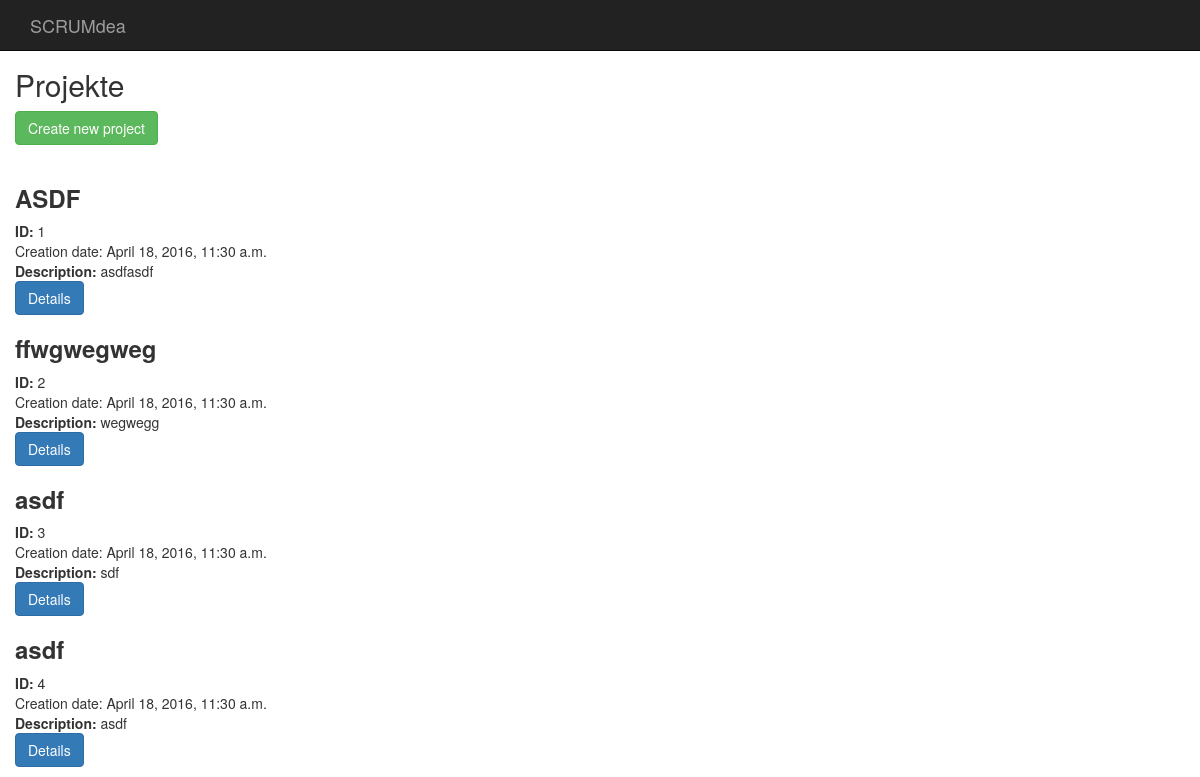
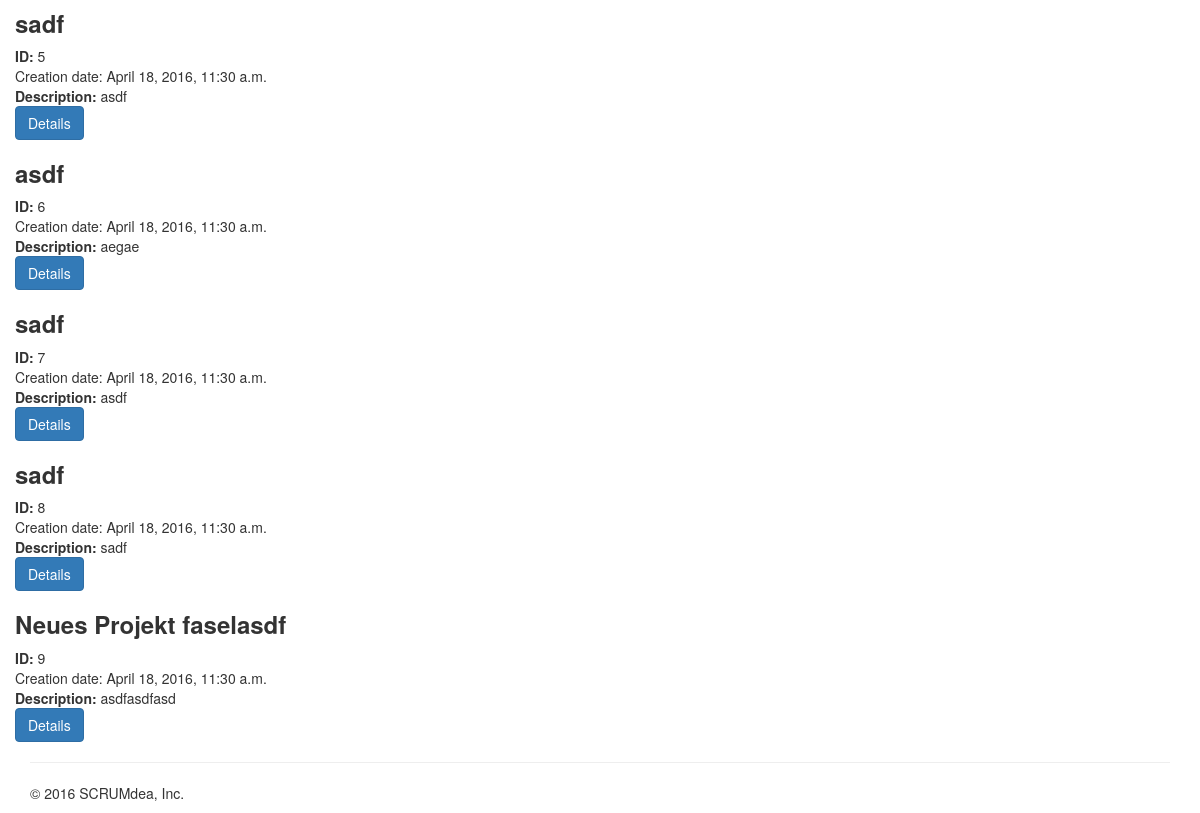
The page /projects/ on the database as committed earlier (2 pictures, top to bottom).
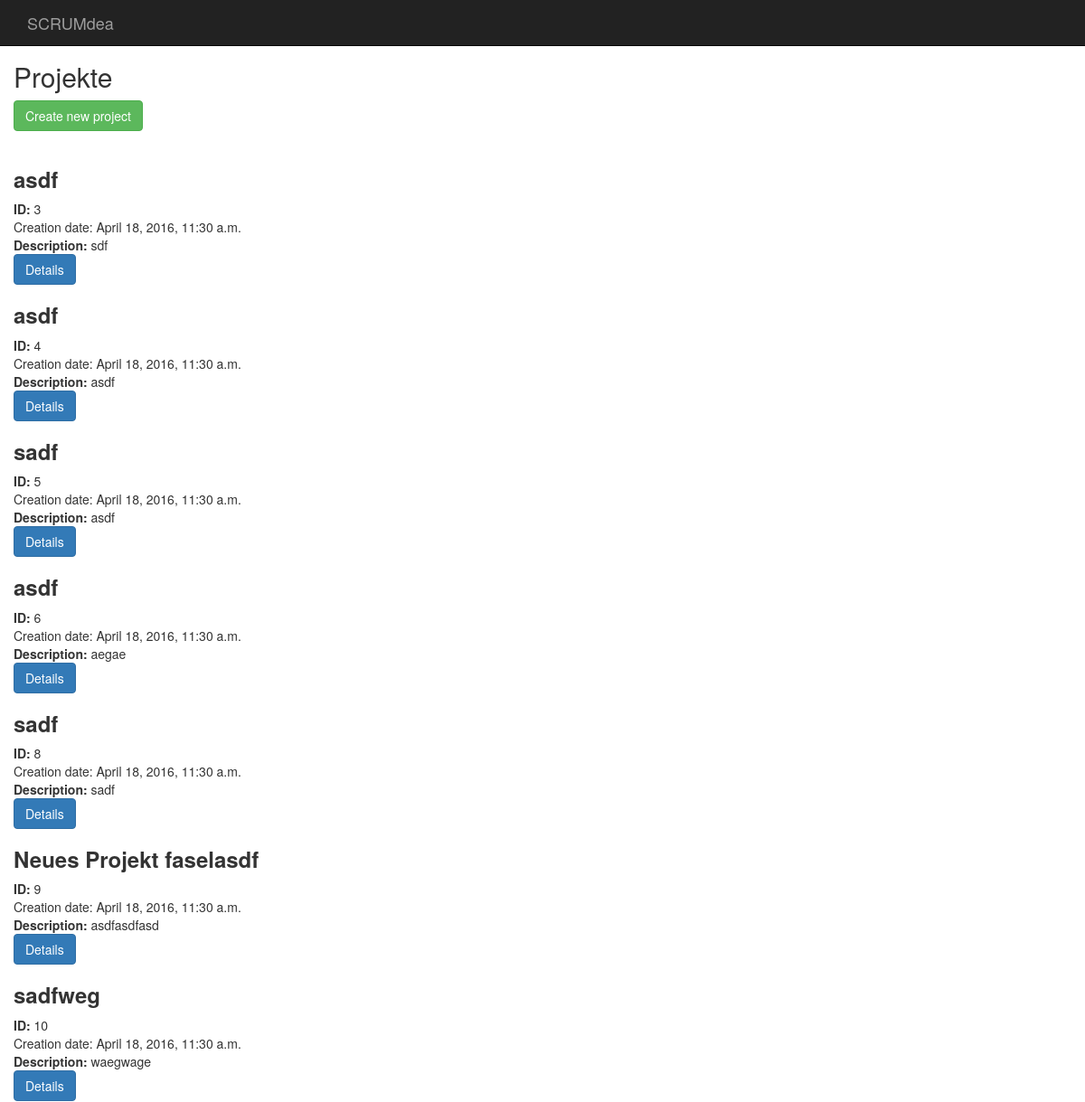
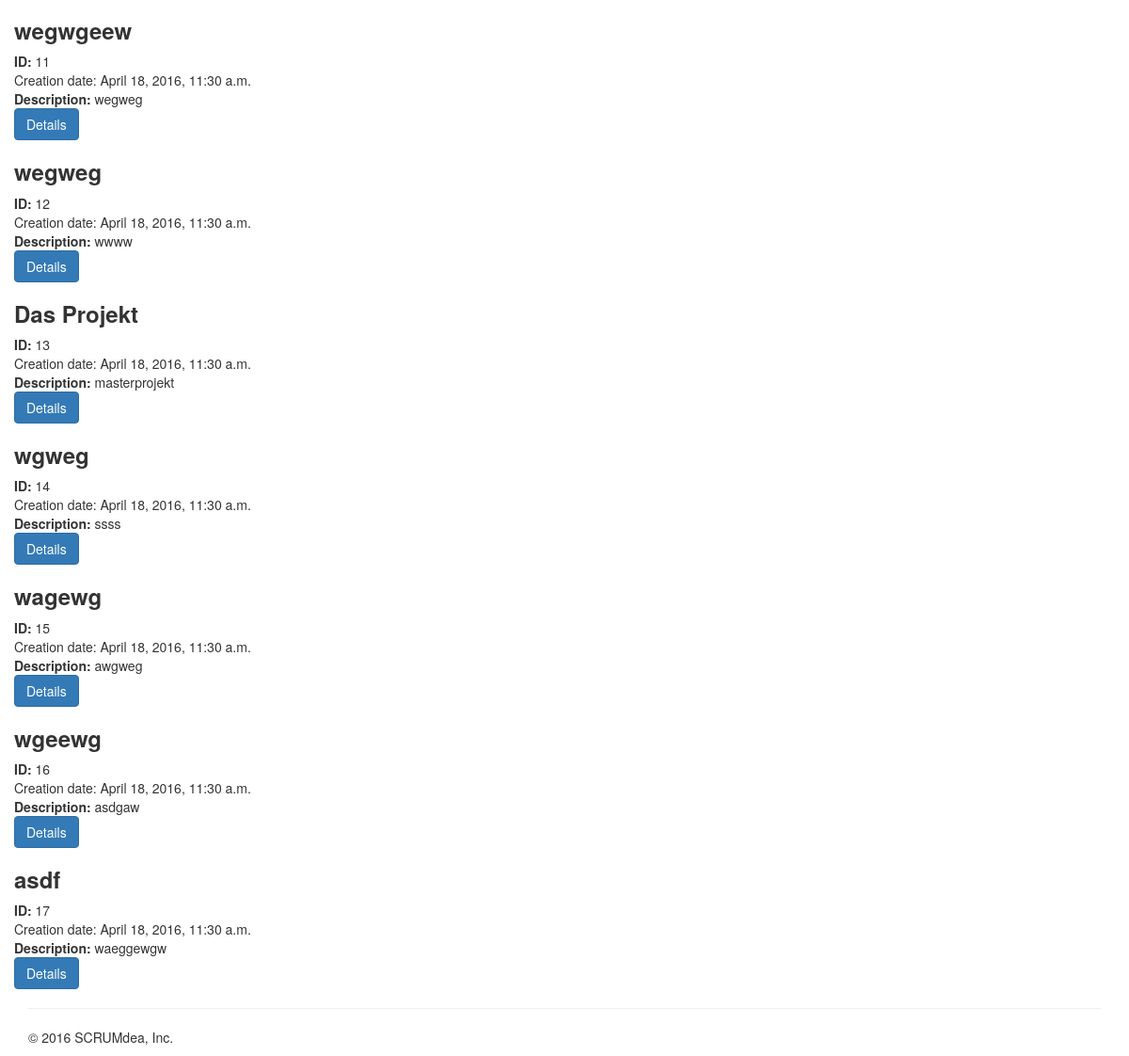
The same page on the database as committed later (2 pictures, top to bottom).
### scrumdea/models.py (models this page shows, shortened)
class Project(models.Model):
    name = models.CharField(max_length=100)
    description = models.TextField()
    creation_date = timezone.now()
    finishing_date = models.DateTimeField(null=True)
    visible = models.BooleanField(default=True)

### scrumdea/views.py (the view)
# urls.py: url(r'^projects/$', views.ProjectNewListView.as_view(), name='project_list_view'),
class ProjectNewListView(ListView):
    model = src_models.Project
    template_name = "scrumdea/project/project-list.html"

### scrumdea/templates/scrumdea/project/project-list.html (shortened to what this page needs)
{% extends "scrumdea/base.html" %}
{% block content %}
    <h2>Projekte</h2>
    <a href="{% url 'project_create_view' %}"> <button type="button" class="btn btn-success">Create new project</button></a>
    <p> <br></p>
    {% for project in object_list %}
        <h3><strong>{{ project.name }} </strong></h3>
        <strong>ID:</strong> {{ project.id }}<br/>
        <stron>Creation date:</stron> {{ project.creation_date }}<br/>
        <strong>Description: </strong>{{ project.description }}<br/>
        <a href="{% url 'project_detail_view' pk=project.id %}"> <button type="button" class="btn btn-primary">Details</button></a>
    {% endfor %}
{% endblock %}

### scrumdea/templates/scrumdea/base.html (shortened to what this page needs)
{% load staticfiles %}
<!DOCTYPE html>
<html lang="en">
  <head>
    <link href="{% static "bootstrap/css/bootstrap.min.css"%}" rel="stylesheet">
  </head>
  <body>
    <nav class="navbar navbar-inverse navbar-fixed-top">
      <div class="container">
        <div class="navbar-header">
          <a class="navbar-brand" href="/">SCRUMdea</a>
        </div>
      </div>
    </nav>
    <div class="container" style="margin-top: 48px">
      <div class="row">
          {% block content %}
          {% endblock %}
      </div>
      <hr>
      <footer>
        <p>&copy; 2016 SCRUMdea, Inc.</p>
      </footer>
    </div>
  </body>
</html>

Rows that differ between the two databases and show on the page:
removed Project: name "ASDF", id "1", creation_date "April 18, 2016, 11:30 a.m.", description "asdfasdf"
removed Project: name "ffwgwegweg", id "2", creation_date "April 18, 2016, 11:30 a.m.", description "wegwegg"
removed Project: name "sadf", id "7", creation_date "April 18, 2016, 11:30 a.m.", description "asdf"
added Project: name "sadfweg", id "10", creation_date "April 18, 2016, 11:30 a.m.", description "waegwage"
added Project: name "wegwgeew", id "11", creation_date "April 18, 2016, 11:30 a.m.", description "wegweg"
added Project: name "wegweg", id "12", creation_date "April 18, 2016, 11:30 a.m.", description "wwww"
added Project: name "Das Projekt", id "13", creation_date "April 18, 2016, 11:30 a.m.", description "masterprojekt"
added Project: name "wgweg", id "14", creation_date "April 18, 2016, 11:30 a.m.", description "ssss"
added Project: name "wagewg", id "15", creation_date "April 18, 2016, 11:30 a.m.", description "awgweg"
added Project: name "wgeewg", id "16", creation_date "April 18, 2016, 11:30 a.m.", description "asdgaw"
added Project: name "asdf", id "17", creation_date "April 18, 2016, 11:30 a.m.", description "waeggewgw"
